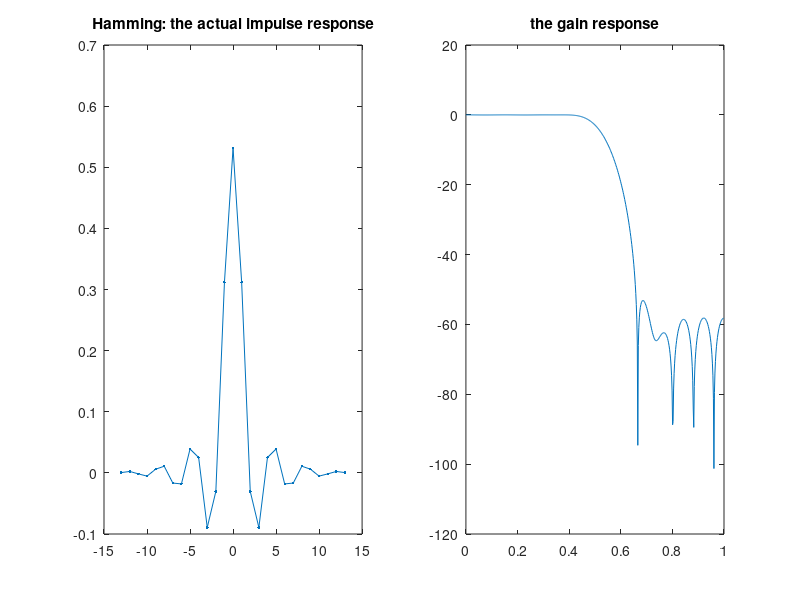

MATLAB code for this plot:
clear;

wp = 2*pi * 3/15; 
ws = 2*pi * 5/15; 

rp = 0.3; 
rs = 40;

c = 3.32*pi;

wc = (ws+wp) / 2;
delt_w = ws - wp;

M = ceil(c / delt_w);
N = 2 * M + 1;
win = hamming(N);
n = -M:M;
filter_t = fir1(N-1, wc/pi, win);

subplot(1,2,1);
plot(n,filter_t,'.-')
title("Hamming: the actual impulse response"); 

[h,w] = freqz(filter_t,1,512); 
W = w/pi; 
H = 20*log10(abs(h));

subplot(1,2,2);
plot(W,H);
title("the gain response");

